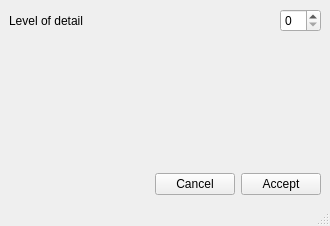
<?xml version="1.0" encoding="UTF-8"?>
<ui version="4.0">
 <class>Settings</class>
 <widget class="QMainWindow" name="Settings">
  <property name="geometry">
   <rect>
    <x>0</x>
    <y>0</y>
    <width>330</width>
    <height>226</height>
   </rect>
  </property>
  <property name="windowTitle">
   <string>Settings</string>
  </property>
  <widget class="QWidget" name="centralwidget">
   <layout class="QGridLayout" name="gridLayout_2">
    <item row="0" column="0">
     <layout class="QGridLayout" name="gridLayout">
      <item row="0" column="0">
       <layout class="QHBoxLayout" name="horizontalLayout">
        <item>
         <widget class="QLabel" name="label">
          <property name="text">
           <string>Level of detail</string>
          </property>
         </widget>
        </item>
        <item>
         <spacer name="horizontalSpacer">
          <property name="orientation">
           <enum>Qt::Horizontal</enum>
          </property>
          <property name="sizeHint" stdset="0">
           <size>
            <width>40</width>
            <height>20</height>
           </size>
          </property>
         </spacer>
        </item>
        <item>
         <widget class="QSpinBox" name="LODspinBox"/>
        </item>
       </layout>
      </item>
      <item row="2" column="0">
       <layout class="QHBoxLayout" name="horizontalLayout_2">
        <item>
         <spacer name="horizontalSpacer_2">
          <property name="orientation">
           <enum>Qt::Horizontal</enum>
          </property>
          <property name="sizeHint" stdset="0">
           <size>
            <width>100</width>
            <height>20</height>
           </size>
          </property>
         </spacer>
        </item>
        <item>
         <widget class="QPushButton" name="cancel">
          <property name="text">
           <string>Cancel</string>
          </property>
         </widget>
        </item>
        <item>
         <widget class="QPushButton" name="accept">
          <property name="text">
           <string>Accept</string>
          </property>
         </widget>
        </item>
       </layout>
      </item>
      <item row="1" column="0">
       <spacer name="verticalSpacer">
        <property name="orientation">
         <enum>Qt::Vertical</enum>
        </property>
        <property name="sizeHint" stdset="0">
         <size>
          <width>20</width>
          <height>40</height>
         </size>
        </property>
       </spacer>
      </item>
     </layout>
    </item>
   </layout>
  </widget>
  <widget class="QMenuBar" name="menubar">
   <property name="geometry">
    <rect>
     <x>0</x>
     <y>0</y>
     <width>330</width>
     <height>25</height>
    </rect>
   </property>
  </widget>
  <widget class="QStatusBar" name="statusbar"/>
 </widget>
 <resources/>
 <connections>
  <connection>
   <sender>cancel</sender>
   <signal>clicked()</signal>
   <receiver>Settings</receiver>
   <slot>close()</slot>
   <hints>
    <hint type="sourcelabel">
     <x>165</x>
     <y>191</y>
    </hint>
    <hint type="destinationlabel">
     <x>164</x>
     <y>112</y>
    </hint>
   </hints>
  </connection>
  <connection>
   <sender>accept</sender>
   <signal>clicked()</signal>
   <receiver>Settings</receiver>
   <slot>close()</slot>
   <hints>
    <hint type="sourcelabel">
     <x>264</x>
     <y>189</y>
    </hint>
    <hint type="destinationlabel">
     <x>248</x>
     <y>133</y>
    </hint>
   </hints>
  </connection>
  <connection>
   <sender>LODspinBox</sender>
   <signal>valueChanged(int)</signal>
   <receiver>Settings</receiver>
   <slot>LODmodified(int)</slot>
   <hints>
    <hint type="sourcelabel">
     <x>296</x>
     <y>78</y>
    </hint>
    <hint type="destinationlabel">
     <x>223</x>
     <y>70</y>
    </hint>
   </hints>
  </connection>
 </connections>
 <slots>
  <slot>LODmodified(int)</slot>
 </slots>
</ui>
